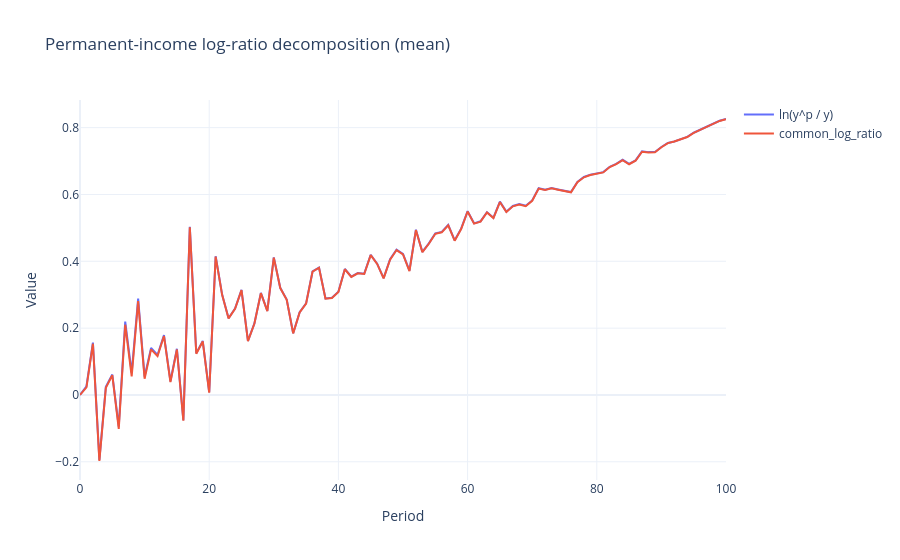
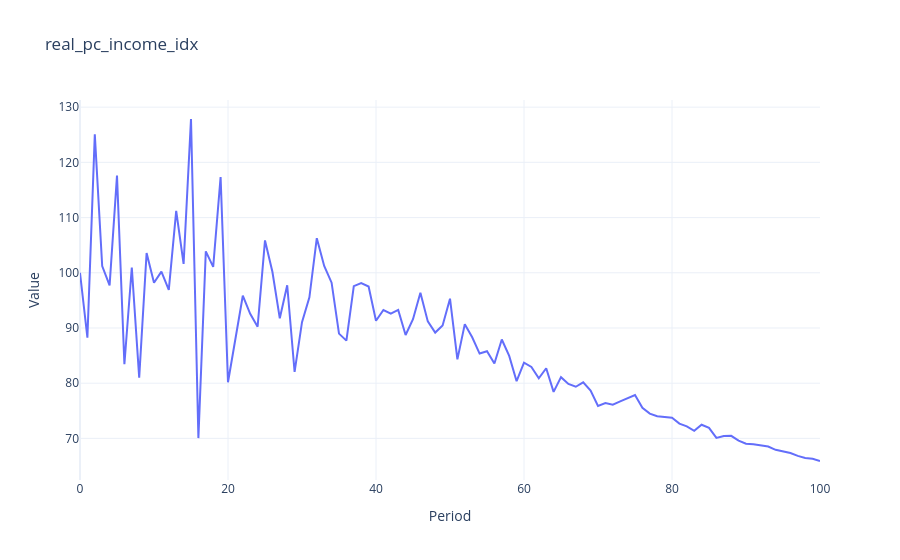

Notebook cell for these charts, in order:
### Code cell
from src.notebook_workflow import plot_permanent_income_log_ratio_decomposition, build_permanent_income_log_ratio_decomposition_df, build_permanent_income_forecast_contribution_table

h5_path = benchmark.model_h5_path if benchmark is not None else simulation.model_h5_path

df_yp = build_permanent_income_log_ratio_decomposition_df(h5_path, country_code=run_config.country_iso3)

fig = plot_permanent_income_log_ratio_decomposition(
    h5_path,
    country_code=run_config.country_iso3,
    columns=["ln_y_p_over_y", "common_log_ratio"],
    reducer="mean",
    show=True,
)


fig = plot_permanent_income_log_ratio_decomposition(
    h5_path,
    country_code=run_config.country_iso3,
    columns=["real_pc_income_idx"],
    reducer="mean",
    title='real_pc_income_idx',
    show=True,
)

decomposition_df = build_permanent_income_log_ratio_decomposition_df(
    h5_path,
    country_code=run_config.country_iso3,
    reducer='mean',
    include_log_real_pc_income=True,
    # include_log_real_pc_income="log_real_pc_income_t" in selected_columns,
)
decomposition_df[['common_log_ratio', 'log_real_pc_income_t']]
